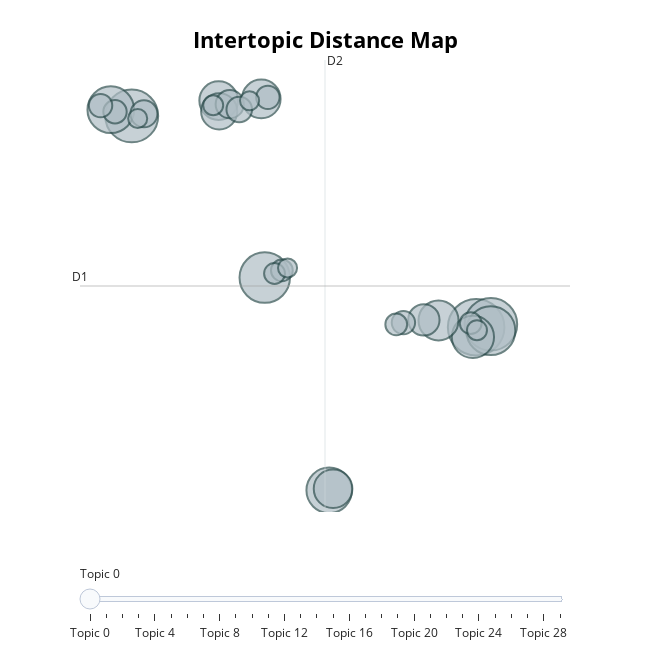

Notebook code for this chart:
### Code cell
fig = topic_model.visualize_topics()
fig

### Figure 1 — Plotly figure (JSON) as saved in the notebook; plotly's stock layout.template omitted (floating-point values rounded to 4 significant figures)
{"data": [{"customdata": [[0, "br | movie | role | love | film", 88], [1, "movie | worst | bad | film | br", 77], [2, "series | episode | shows | br | like", 76], [3, "war | br | film | story | world", 70], [4, "music | film | musical | dance | song", 66], [5, "horror | movie | film | scary | br", 60], [6, "movie | br | film | like | time", 57], [7, "killer | film | br | murder | movie", 49], [8, "sex | film | gay | scenes | br", 44], [9, "br | characters | king | story | like", 41], [10, "film | movie | people | make | br", 41], [11, "movie | br | comedy | great | good", 41], [12, "funny | jokes | movie | humor | laugh", 36], [13, "french | love | br | paris | film", 27], [14, "movie | acting | br | like | good", 22], [15, "movie | good | disappointed | 10 | great", 20], [16, "silent | film | sound | life | br", 18], [17, "dead | movie | br | house | john", 15], [18, "george | classic | story | century | whos", 15], [19, "american | film | br | regard | documentary", 15], [20, "horror | sex | films | ray | br", 15], [21, "western | film | life | br | really", 13], [22, "city | movie | times | plot | br movie", 13], [23, "mr | version | book | love | novel", 13], [24, "white | freedom | black | guy | ok", 12], [25, "school | br | movie | fun | better", 11], [26, "car | baby | john | face | movie", 11], [27, "book | movie | feel | br | film", 10], [28, "european | effects | portrayed | movie | like", 10], [29, "bad | performances | movie | like | br", 10]], "hovertemplate": "<b>Topic %{customdata[0]}</b><br>%{customdata[1]}<br>Size: %{customdata[2]}", "legendgroup": "", "marker": {"color": "#B0BEC5", "line": {"color": "DarkSlateGrey", "width": 2}, "size": [88, 77, 76, 70, 66, 60, 57, 49, 44, 41, 41, 41, 36, 27, 22, 20, 18, 15, 15, 15, 15, 13, 13, 13, 12, 11, 11, 10, 10, 10], "sizemode": "area", "sizeref": 0.055, "symbol": "circle"}, "mode": "markers", "name": "", "orientation": "v", "showlegend": false, "type": "scatter", "x": [13.36, 4.388, 13.75, 7.855, 13.75, 3.843, 9.535, 13.28, 12.38, 7.764, 6.654, 9.636, 6.668, 12.0, 6.943, 4.706, 7.191, 3.952, 7.936, 11.47, 3.576, 8.301, 11.28, 13.22, 8.11, 6.511, 13.39, 8.449, 7.459, 4.543], "xaxis": "x", "y": [1.182, 14.42, 1.37, 4.294, 0.974, 14.81, -9.028, 0.5799, 1.615, 15.48, 15.38, -8.926, 14.7, 1.646, 15.15, 14.55, 14.82, 14.68, 15.58, 1.475, 15.06, 4.744, 1.362, 1.438, 4.552, 15.08, 1.001, 4.893, 15.37, 14.25], "yaxis": "y"}], "layout": {"annotations": [{"showarrow": false, "text": "D1", "x": 3.04, "y": 3.768, "yshift": 10}, {"showarrow": false, "text": "D2", "x": 9.425, "xshift": 10, "y": 17.92}], "height": 650, "hoverlabel": {"bgcolor": "white", "font": {"family": "Rockwell", "size": 16}}, "legend": {"itemsizing": "constant", "tracegroupgap": 0}, "margin": {"t": 60}, "shapes": [{"line": {"color": "#CFD8DC", "width": 2}, "type": "line", "x0": 9.425, "x1": 9.425, "y0": -10.38, "y1": 17.92}, {"line": {"color": "#9E9E9E", "width": 2}, "type": "line", "x0": 3.04, "x1": 15.81, "y0": 3.768, "y1": 3.768}], "sliders": [{"active": 0, "pad": {"t": 50}, "steps": [{"args": [{"marker.color": [["red", "#B0BEC5", "#B0BEC5", "#B0BEC5", "#B0BEC5", "#B0BEC5", "#B0BEC5", "#B0BEC5", "#B0BEC5", "#B0BEC5", "#B0BEC5", "#B0BEC5", "#B0BEC5", "#B0BEC5", "#B0BEC5", "#B0BEC5", "#B0BEC5", "#B0BEC5", "#B0BEC5", "#B0BEC5", "#B0BEC5", "#B0BEC5", "#B0BEC5", "#B0BEC5", "#B0BEC5", "#B0BEC5", "#B0BEC5", "#B0BEC5", "#B0BEC5", "#B0BEC5"]]}], "label": "Topic 0", "method": "update"}, {"args": [{"marker.color": [["#B0BEC5", "red", "#B0BEC5", "#B0BEC5", "#B0BEC5", "#B0BEC5", "#B0BEC5", "#B0BEC5", "#B0BEC5", "#B0BEC5", "#B0BEC5", "#B0BEC5", "#B0BEC5", "#B0BEC5", "#B0BEC5", "#B0BEC5", "#B0BEC5", "#B0BEC5", "#B0BEC5", "#B0BEC5", "#B0BEC5", "#B0BEC5", "#B0BEC5", "#B0BEC5", "#B0BEC5", "#B0BEC5", "#B0BEC5", "#B0BEC5", "#B0BEC5", "#B0BEC5"]]}], "label": "Topic 1", "method": "update"}, {"args": [{"marker.color": [["#B0BEC5", "#B0BEC5", "red", "#B0BEC5", "#B0BEC5", "#B0BEC5", "#B0BEC5", "#B0BEC5", "#B0BEC5", "#B0BEC5", "#B0BEC5", "#B0BEC5", "#B0BEC5", "#B0BEC5", "#B0BEC5", "#B0BEC5", "#B0BEC5", "#B0BEC5", "#B0BEC5", "#B0BEC5", "#B0BEC5", "#B0BEC5", "#B0BEC5", "#B0BEC5", "#B0BEC5", "#B0BEC5", "#B0BEC5", "#B0BEC5", "#B0BEC5", "#B0BEC5"]]}], "label": "Topic 2", "method": "update"}, {"args": [{"marker.color": [["#B0BEC5", "#B0BEC5", "#B0BEC5", "red", "#B0BEC5", "#B0BEC5", "#B0BEC5", "#B0BEC5", "#B0BEC5", "#B0BEC5", "#B0BEC5", "#B0BEC5", "#B0BEC5", "#B0BEC5", "#B0BEC5", "#B0BEC5", "#B0BEC5", "#B0BEC5", "#B0BEC5", "#B0BEC5", "#B0BEC5", "#B0BEC5", "#B0BEC5", "#B0BEC5", "#B0BEC5", "#B0BEC5", "#B0BEC5", "#B0BEC5", "#B0BEC5", "#B0BEC5"]]}], "label": "Topic 3", "method": "update"}, {"args": [{"marker.color": [["#B0BEC5", "#B0BEC5", "#B0BEC5", "#B0BEC5", "red", "#B0BEC5", "#B0BEC5", "#B0BEC5", "#B0BEC5", "#B0BEC5", "#B0BEC5", "#B0BEC5", "#B0BEC5", "#B0BEC5", "#B0BEC5", "#B0BEC5", "#B0BEC5", "#B0BEC5", "#B0BEC5", "#B0BEC5", "#B0BEC5", "#B0BEC5", "#B0BEC5", "#B0BEC5", "#B0BEC5", "#B0BEC5", "#B0BEC5", "#B0BEC5", "#B0BEC5", "#B0BEC5"]]}], "label": "Topic 4", "method": "update"}, {"args": [{"marker.color": [["#B0BEC5", "#B0BEC5", "#B0BEC5", "#B0BEC5", "#B0BEC5", "red", "#B0BEC5", "#B0BEC5", "#B0BEC5", "#B0BEC5", "#B0BEC5", "#B0BEC5", "#B0BEC5", "#B0BEC5", "#B0BEC5", "#B0BEC5", "#B0BEC5", "#B0BEC5", "#B0BEC5", "#B0BEC5", "#B0BEC5", "#B0BEC5", "#B0BEC5", "#B0BEC5", "#B0BEC5", "#B0BEC5", "#B0BEC5", "#B0BEC5", "#B0BEC5", "#B0BEC5"]]}], "label": "Topic 5", "method": "update"}, {"args": [{"marker.color": [["#B0BEC5", "#B0BEC5", "#B0BEC5", "#B0BEC5", "#B0BEC5", "#B0BEC5", "red", "#B0BEC5", "#B0BEC5", "#B0BEC5", "#B0BEC5", "#B0BEC5", "#B0BEC5", "#B0BEC5", "#B0BEC5", "#B0BEC5", "#B0BEC5", "#B0BEC5", "#B0BEC5", "#B0BEC5", "#B0BEC5", "#B0BEC5", "#B0BEC5", "#B0BEC5", "#B0BEC5", "#B0BEC5", "#B0BEC5", "#B0BEC5", "#B0BEC5", "#B0BEC5"]]}], "label": "Topic 6", "method": "update"}, {"args": [{"marker.color": [["#B0BEC5", "#B0BEC5", "#B0BEC5", "#B0BEC5", "#B0BEC5", "#B0BEC5", "#B0BEC5", "red", "#B0BEC5", "#B0BEC5", "#B0BEC5", "#B0BEC5", "#B0BEC5", "#B0BEC5", "#B0BEC5", "#B0BEC5", "#B0BEC5", "#B0BEC5", "#B0BEC5", "#B0BEC5", "#B0BEC5", "#B0BEC5", "#B0BEC5", "#B0BEC5", "#B0BEC5", "#B0BEC5", "#B0BEC5", "#B0BEC5", "#B0BEC5", "#B0BEC5"]]}], "label": "Topic 7", "method": "update"}, {"args": [{"marker.color": [["#B0BEC5", "#B0BEC5", "#B0BEC5", "#B0BEC5", "#B0BEC5", "#B0BEC5", "#B0BEC5", "#B0BEC5", "red", "#B0BEC5", "#B0BEC5", "#B0BEC5", "#B0BEC5", "#B0BEC5", "#B0BEC5", "#B0BEC5", "#B0BEC5", "#B0BEC5", "#B0BEC5", "#B0BEC5", "#B0BEC5", "#B0BEC5", "#B0BEC5", "#B0BEC5", "#B0BEC5", "#B0BEC5", "#B0BEC5", "#B0BEC5", "#B0BEC5", "#B0BEC5"]]}], "label": "Topic 8", "method": "update"}, {"args": [{"marker.color": [["#B0BEC5", "#B0BEC5", "#B0BEC5", "#B0BEC5", "#B0BEC5", "#B0BEC5", "#B0BEC5", "#B0BEC5", "#B0BEC5", "red", "#B0BEC5", "#B0BEC5", "#B0BEC5", "#B0BEC5", "#B0BEC5", "#B0BEC5", "#B0BEC5", "#B0BEC5", "#B0BEC5", "#B0BEC5", "#B0BEC5", "#B0BEC5", "#B0BEC5", "#B0BEC5", "#B0BEC5", "#B0BEC5", "#B0BEC5", "#B0BEC5", "#B0BEC5", "#B0BEC5"]]}], "label": "Topic 9", "method": "update"}, {"args": [{"marker.color": [["#B0BEC5", "#B0BEC5", "#B0BEC5", "#B0BEC5", "#B0BEC5", "#B0BEC5", "#B0BEC5", "#B0BEC5", "#B0BEC5", "#B0BEC5", "red", "#B0BEC5", "#B0BEC5", "#B0BEC5", "#B0BEC5", "#B0BEC5", "#B0BEC5", "#B0BEC5", "#B0BEC5", "#B0BEC5", "#B0BEC5", "#B0BEC5", "#B0BEC5", "#B0BEC5", "#B0BEC5", "#B0BEC5", "#B0BEC5", "#B0BEC5", "#B0BEC5", "#B0BEC5"]]}], "label": "Topic 10", "method": "update"}, {"args": [{"marker.color": [["#B0BEC5", "#B0BEC5", "#B0BEC5", "#B0BEC5", "#B0BEC5", "#B0BEC5", "#B0BEC5", "#B0BEC5", "#B0BEC5", "#B0BEC5", "#B0BEC5", "red", "#B0BEC5", "#B0BEC5", "#B0BEC5", "#B0BEC5", "#B0BEC5", "#B0BEC5", "#B0BEC5", "#B0BEC5", "#B0BEC5", "#B0BEC5", "#B0BEC5", "#B0BEC5", "#B0BEC5", "#B0BEC5", "#B0BEC5", "#B0BEC5", "#B0BEC5", "#B0BEC5"]]}], "label": "Topic 11", "method": "update"}, {"args": [{"marker.color": [["#B0BEC5", "#B0BEC5", "#B0BEC5", "#B0BEC5", "#B0BEC5", "#B0BEC5", "#B0BEC5", "#B0BEC5", "#B0BEC5", "#B0BEC5", "#B0BEC5", "#B0BEC5", "red", "#B0BEC5", "#B0BEC5", "#B0BEC5", "#B0BEC5", "#B0BEC5", "#B0BEC5", "#B0BEC5", "#B0BEC5", "#B0BEC5", "#B0BEC5", "#B0BEC5", "#B0BEC5", "#B0BEC5", "#B0BEC5", "#B0BEC5", "#B0BEC5", "#B0BEC5"]]}], "label": "Topic 12", "method": "update"}, {"args": [{"marker.color": [["#B0BEC5", "#B0BEC5", "#B0BEC5", "#B0BEC5", "#B0BEC5", "#B0BEC5", "#B0BEC5", "#B0BEC5", "#B0BEC5", "#B0BEC5", "#B0BEC5", "#B0BEC5", "#B0BEC5", "red", "#B0BEC5", "#B0BEC5", "#B0BEC5", "#B0BEC5", "#B0BEC5", "#B0BEC5", "#B0BEC5", "#B0BEC5", "#B0BEC5", "#B0BEC5", "#B0BEC5", "#B0BEC5", "#B0BEC5", "#B0BEC5", "#B0BEC5", "#B0BEC5"]]}], "label": "Topic 13", "method": "update"}, {"args": [{"marker.color": [["#B0BEC5", "#B0BEC5", "#B0BEC5", "#B0BEC5", "#B0BEC5", "#B0BEC5", "#B0BEC5", "#B0BEC5", "#B0BEC5", "#B0BEC5", "#B0BEC5", "#B0BEC5", "#B0BEC5", "#B0BEC5", "red", "#B0BEC5", "#B0BEC5", "#B0BEC5", "#B0BEC5", "#B0BEC5", "#B0BEC5", "#B0BEC5", "#B0BEC5", "#B0BEC5", "#B0BEC5", "#B0BEC5", "#B0BEC5", "#B0BEC5", "#B0BEC5", "#B0BEC5"]]}], "label": "Topic 14", "method": "update"}, {"args": [{"marker.color": [["#B0BEC5", "#B0BEC5", "#B0BEC5", "#B0BEC5", "#B0BEC5", "#B0BEC5", "#B0BEC5", "#B0BEC5", "#B0BEC5", "#B0BEC5", "#B0BEC5", "#B0BEC5", "#B0BEC5", "#B0BEC5", "#B0BEC5", "red", "#B0BEC5", "#B0BEC5", "#B0BEC5", "#B0BEC5", "#B0BEC5", "#B0BEC5", "#B0BEC5", "#B0BEC5", "#B0BEC5", "#B0BEC5", "#B0BEC5", "#B0BEC5", "#B0BEC5", "#B0BEC5"]]}], "label": "Topic 15", "method": "update"}, {"args": [{"marker.color": [["#B0BEC5", "#B0BEC5", "#B0BEC5", "#B0BEC5", "#B0BEC5", "#B0BEC5", "#B0BEC5", "#B0BEC5", "#B0BEC5", "#B0BEC5", "#B0BEC5", "#B0BEC5", "#B0BEC5", "#B0BEC5", "#B0BEC5", "#B0BEC5", "red", "#B0BEC5", "#B0BEC5", "#B0BEC5", "#B0BEC5", "#B0BEC5", "#B0BEC5", "#B0BEC5", "#B0BEC5", "#B0BEC5", "#B0BEC5", "#B0BEC5", "#B0BEC5", "#B0BEC5"]]}], "label": "Topic 16", "method": "update"}, {"args": [{"marker.color": [["#B0BEC5", "#B0BEC5", "#B0BEC5", "#B0BEC5", "#B0BEC5", "#B0BEC5", "#B0BEC5", "#B0BEC5", "#B0BEC5", "#B0BEC5", "#B0BEC5", "#B0BEC5", "#B0BEC5", "#B0BEC5", "#B0BEC5", "#B0BEC5", "#B0BEC5", "red", "#B0BEC5", "#B0BEC5", "#B0BEC5", "#B0BEC5", "#B0BEC5", "#B0BEC5", "#B0BEC5", "#B0BEC5", "#B0BEC5", "#B0BEC5", "#B0BEC5", "#B0BEC5"]]}], "label": "Topic 17", "method": "update"}, {"args": [{"marker.color": [["#B0BEC5", "#B0BEC5", "#B0BEC5", "#B0BEC5", "#B0BEC5", "#B0BEC5", "#B0BEC5", "#B0BEC5", "#B0BEC5", "#B0BEC5", "#B0BEC5", "#B0BEC5", "#B0BEC5", "#B0BEC5", "#B0BEC5", "#B0BEC5", "#B0BEC5", "#B0BEC5", "red", "#B0BEC5", "#B0BEC5", "#B0BEC5", "#B0BEC5", "#B0BEC5", "#B0BEC5", "#B0BEC5", "#B0BEC5", "#B0BEC5", "#B0BEC5", "#B0BEC5"]]}], "label": "Topic 18", "method": "update"}, {"args": [{"marker.color": [["#B0BEC5", "#B0BEC5", "#B0BEC5", "#B0BEC5", "#B0BEC5", "#B0BEC5", "#B0BEC5", "#B0BEC5", "#B0BEC5", "#B0BEC5", "#B0BEC5", "#B0BEC5", "#B0BEC5", "#B0BEC5", "#B0BEC5", "#B0BEC5", "#B0BEC5", "#B0BEC5", "#B0BEC5", "red", "#B0BEC5", "#B0BEC5", "#B0BEC5", "#B0BEC5", "#B0BEC5", "#B0BEC5", "#B0BEC5", "#B0BEC5", "#B0BEC5", "#B0BEC5"]]}], "label": "Topic 19", "method": "update"}, {"args": [{"marker.color": [["#B0BEC5", "#B0BEC5", "#B0BEC5", "#B0BEC5", "#B0BEC5", "#B0BEC5", "#B0BEC5", "#B0BEC5", "#B0BEC5", "#B0BEC5", "#B0BEC5", "#B0BEC5", "#B0BEC5", "#B0BEC5", "#B0BEC5", "#B0BEC5", "#B0BEC5", "#B0BEC5", "#B0BEC5", "#B0BEC5", "red", "#B0BEC5", "#B0BEC5", "#B0BEC5", "#B0BEC5", "#B0BEC5", "#B0BEC5", "#B0BEC5", "#B0BEC5", "#B0BEC5"]]}], "label": "Topic 20", "method": "update"}, {"args": [{"marker.color": [["#B0BEC5", "#B0BEC5", "#B0BEC5", "#B0BEC5", "#B0BEC5", "#B0BEC5", "#B0BEC5", "#B0BEC5", "#B0BEC5", "#B0BEC5", "#B0BEC5", "#B0BEC5", "#B0BEC5", "#B0BEC5", "#B0BEC5", "#B0BEC5", "#B0BEC5", "#B0BEC5", "#B0BEC5", "#B0BEC5", "#B0BEC5", "red", "#B0BEC5", "#B0BEC5", "#B0BEC5", "#B0BEC5", "#B0BEC5", "#B0BEC5", "#B0BEC5", "#B0BEC5"]]}], "label": "Topic 21", "method": "update"}, {"args": [{"marker.color": [["#B0BEC5", "#B0BEC5", "#B0BEC5", "#B0BEC5", "#B0BEC5", "#B0BEC5", "#B0BEC5", "#B0BEC5", "#B0BEC5", "#B0BEC5", "#B0BEC5", "#B0BEC5", "#B0BEC5", "#B0BEC5", "#B0BEC5", "#B0BEC5", "#B0BEC5", "#B0BEC5", "#B0BEC5", "#B0BEC5", "#B0BEC5", "#B0BEC5", "red", "#B0BEC5", "#B0BEC5", "#B0BEC5", "#B0BEC5", "#B0BEC5", "#B0BEC5", "#B0BEC5"]]}], "label": "Topic 22", "method": "update"}, {"args": [{"marker.color": [["#B0BEC5", "#B0BEC5", "#B0BEC5", "#B0BEC5", "#B0BEC5", "#B0BEC5", "#B0BEC5", "#B0BEC5", "#B0BEC5", "#B0BEC5", "#B0BEC5", "#B0BEC5", "#B0BEC5", "#B0BEC5", "#B0BEC5", "#B0BEC5", "#B0BEC5", "#B0BEC5", "#B0BEC5", "#B0BEC5", "#B0BEC5", "#B0BEC5", "#B0BEC5", "red", "#B0BEC5", "#B0BEC5", "#B0BEC5", "#B0BEC5", "#B0BEC5", "#B0BEC5"]]}], "label": "Topic 23", "method": "update"}, {"args": [{"marker.color": [["#B0BEC5", "#B0BEC5", "#B0BEC5", "#B0BEC5", "#B0BEC5", "#B0BEC5", "#B0BEC5", "#B0BEC5", "#B0BEC5", "#B0BEC5", "#B0BEC5", "#B0BEC5", "#B0BEC5", "#B0BEC5", "#B0BEC5", "#B0BEC5", "#B0BEC5", "#B0BEC5", "#B0BEC5", "#B0BEC5", "#B0BEC5", "#B0BEC5", "#B0BEC5", "#B0BEC5", "red", "#B0BEC5", "#B0BEC5", "#B0BEC5", "#B0BEC5", "#B0BEC5"]]}], "label": "Topic 24", "method": "update"}, {"args": [{"marker.color": [["#B0BEC5", "#B0BEC5", "#B0BEC5", "#B0BEC5", "#B0BEC5", "#B0BEC5", "#B0BEC5", "#B0BEC5", "#B0BEC5", "#B0BEC5", "#B0BEC5", "#B0BEC5", "#B0BEC5", "#B0BEC5", "#B0BEC5", "#B0BEC5", "#B0BEC5", "#B0BEC5", "#B0BEC5", "#B0BEC5", "#B0BEC5", "#B0BEC5", "#B0BEC5", "#B0BEC5", "#B0BEC5", "red", "#B0BEC5", "#B0BEC5", "#B0BEC5", "#B0BEC5"]]}], "label": "Topic 25", "method": "update"}, {"args": [{"marker.color": [["#B0BEC5", "#B0BEC5", "#B0BEC5", "#B0BEC5", "#B0BEC5", "#B0BEC5", "#B0BEC5", "#B0BEC5", "#B0BEC5", "#B0BEC5", "#B0BEC5", "#B0BEC5", "#B0BEC5", "#B0BEC5", "#B0BEC5", "#B0BEC5", "#B0BEC5", "#B0BEC5", "#B0BEC5", "#B0BEC5", "#B0BEC5", "#B0BEC5", "#B0BEC5", "#B0BEC5", "#B0BEC5", "#B0BEC5", "red", "#B0BEC5", "#B0BEC5", "#B0BEC5"]]}], "label": "Topic 26", "method": "update"}, {"args": [{"marker.color": [["#B0BEC5", "#B0BEC5", "#B0BEC5", "#B0BEC5", "#B0BEC5", "#B0BEC5", "#B0BEC5", "#B0BEC5", "#B0BEC5", "#B0BEC5", "#B0BEC5", "#B0BEC5", "#B0BEC5", "#B0BEC5", "#B0BEC5", "#B0BEC5", "#B0BEC5", "#B0BEC5", "#B0BEC5", "#B0BEC5", "#B0BEC5", "#B0BEC5", "#B0BEC5", "#B0BEC5", "#B0BEC5", "#B0BEC5", "#B0BEC5", "red", "#B0BEC5", "#B0BEC5"]]}], "label": "Topic 27", "method": "update"}, {"args": [{"marker.color": [["#B0BEC5", "#B0BEC5", "#B0BEC5", "#B0BEC5", "#B0BEC5", "#B0BEC5", "#B0BEC5", "#B0BEC5", "#B0BEC5", "#B0BEC5", "#B0BEC5", "#B0BEC5", "#B0BEC5", "#B0BEC5", "#B0BEC5", "#B0BEC5", "#B0BEC5", "#B0BEC5", "#B0BEC5", "#B0BEC5", "#B0BEC5", "#B0BEC5", "#B0BEC5", "#B0BEC5", "#B0BEC5", "#B0BEC5", "#B0BEC5", "#B0BEC5", "red", "#B0BEC5"]]}], "label": "Topic 28", "method": "update"}, {"args": [{"marker.color": [["#B0BEC5", "#B0BEC5", "#B0BEC5", "#B0BEC5", "#B0BEC5", "#B0BEC5", "#B0BEC5", "#B0BEC5", "#B0BEC5", "#B0BEC5", "#B0BEC5", "#B0BEC5", "#B0BEC5", "#B0BEC5", "#B0BEC5", "#B0BEC5", "#B0BEC5", "#B0BEC5", "#B0BEC5", "#B0BEC5", "#B0BEC5", "#B0BEC5", "#B0BEC5", "#B0BEC5", "#B0BEC5", "#B0BEC5", "#B0BEC5", "#B0BEC5", "#B0BEC5", "red"]]}], "label": "Topic 29", "method": "update"}]}], "title": {"font": {"color": "Black", "size": 22}, "text": "<b>Intertopic Distance Map</b>", "x": 0.5, "xanchor": "center", "y": 0.95, "yanchor": "top"}, "width": 650, "xaxis": {"anchor": "y", "domain": [0, 1], "range": [3.04, 15.81], "title": {"text": ""}, "visible": false}, "yaxis": {"anchor": "x", "domain": [0, 1], "range": [-10.38, 17.92], "title": {"text": ""}, "visible": false}}}
